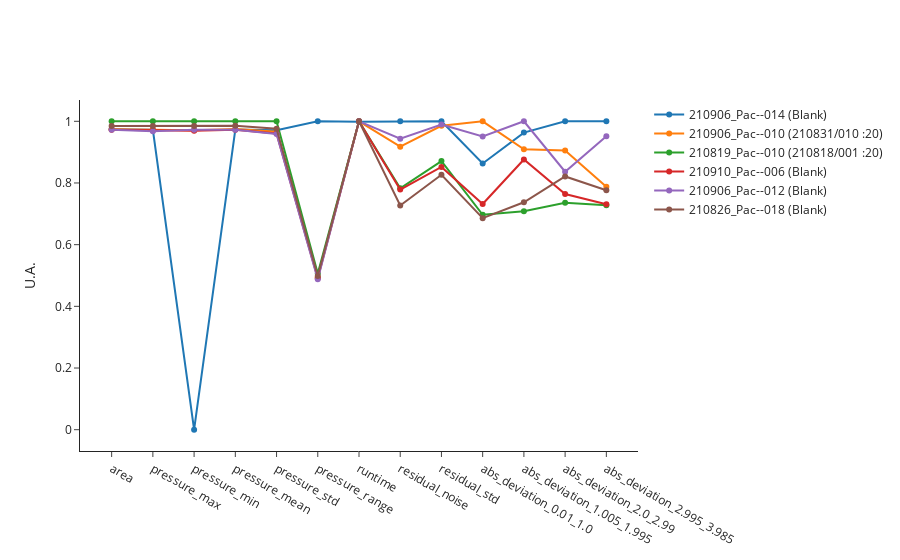
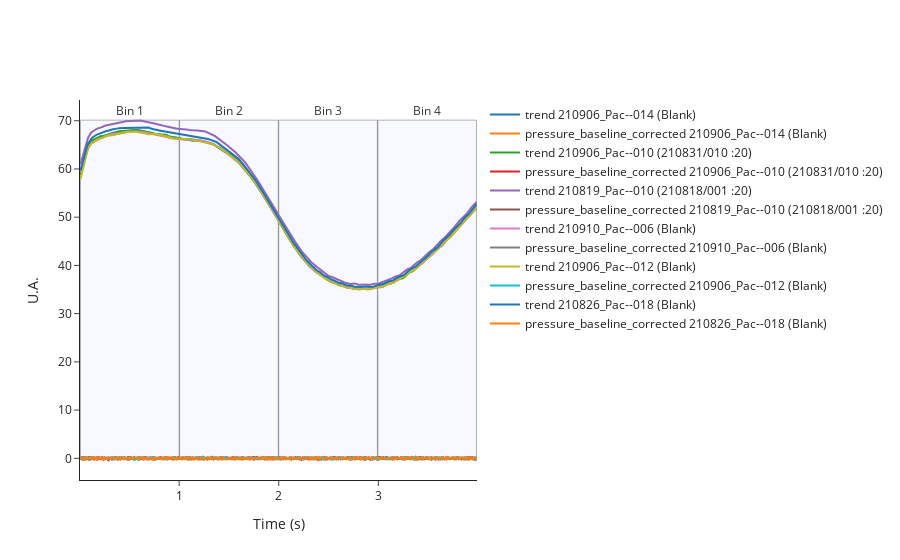
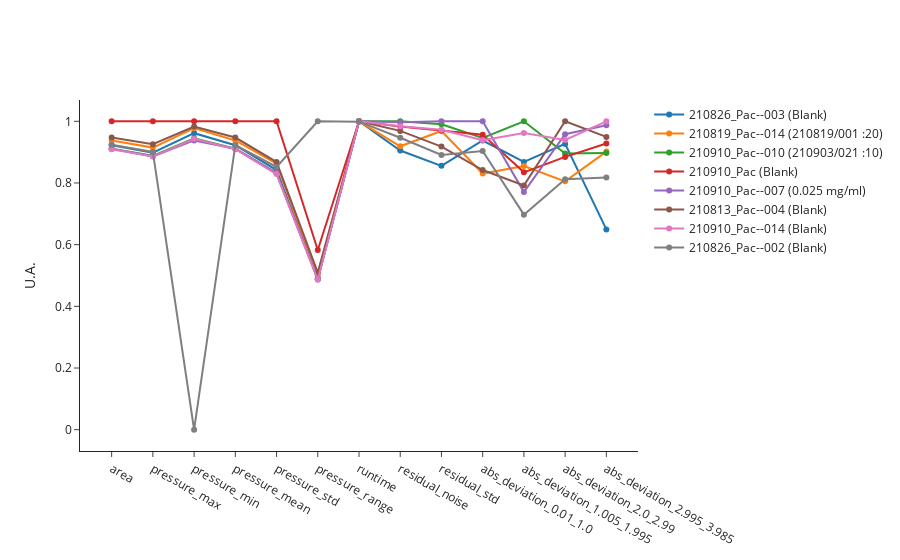
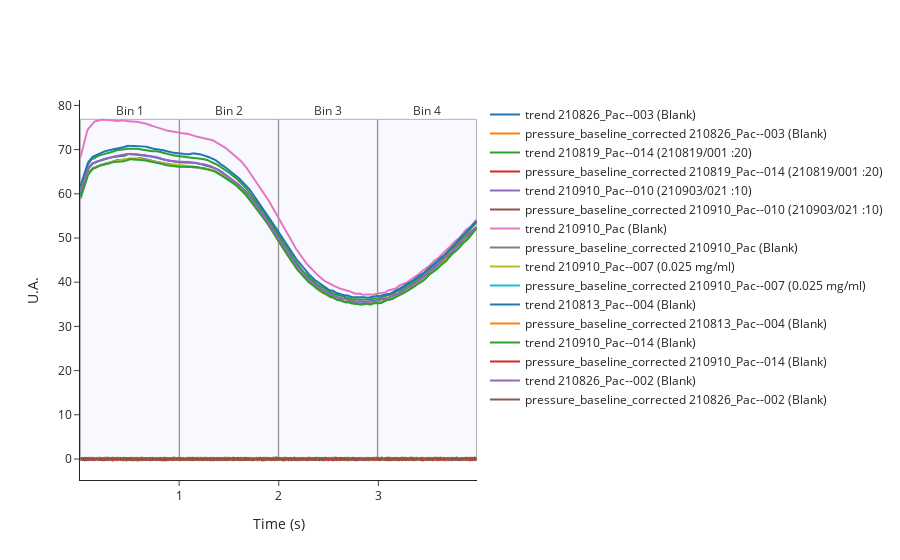

Notebook source saved alongside these figures, in order:
### Code cell
import random
for i in [3, 4, 5]:
    test_indices = random.sample(test_source_indices, random.randint(5, 8))
    print("Test set ", i ,  " indices: ", test_indices)

    test_data = ana.get_features(test_indices)
    test_metadata = ana.get_metadata(test_indices)
    test_data.to_csv(f"dev/test{i}_features.csv", index=False)
    test_metadata.to_csv(f"dev/test{i}_metadata.csv", index=False)

    fig_test_curves=ana.plot_pressure_curves(indices = test_indices)
    fig_test_curves.update_layout(showlegend=False)
    fig_test_curves.write_image(f"dev/figures/fig_test{i}_curves.png", width=1000, height= 350, scale = 3)
    #fig_test_curves.update_layout(showlegend=True)
    #fig_test_curves.show()

    fig_test_features=ana.plot_features(indices = test_indices)
    fig_test_features.update_layout(showlegend=False)
    fig_test_features.write_image(f"dev/figures/fig_test{i}_features.png", width=1100, height= 350, scale = 3)
    fig_test_features.update_layout(showlegend=True)
    fig_test_features.show()
    
    fig_test_features_raw = ana.plot_features_raw(indices = test_indices)
    fig_test_features_raw.update_layout(showlegend=False)
    fig_test_features_raw.write_image(f"dev/figures/fig_test{i}_features_raw.png", width=1100, height= 350, scale = 3)
    fig_test_features_raw.update_layout(showlegend=True)
    fig_test_features_raw.show()

### Figure 1 — Plotly figure (JSON) as saved in the notebook; plotly's stock layout.template omitted (floating-point values rounded to 4 significant figures)
{"data": [{"hovertemplate": "<b>index: </b>247<br><b>name: </b>210906_Pac--014<br><b>path: </b>C:/Users/Sandeep/Desktop/ExtractedSignals\\210906_Pac 2021-09-06 11-09-22\\210906_Pac--014.D<br><b>batch: </b>210906_Pac 2021-09-06 11-09-22<br><b>batch_position: </b>14<br><b>idle_time: </b>39.0<br><b>sample: </b>Blank<br><b>method: </b>SAA_411_Pac.M<br><b>timestamp: </b>2021-09-06 12:10:11<br><b>detector: </b>G1315C<br><b>pump: </b>G7110B<br><b>start_time: </b>2021-09-06 12:10:44<br><b>end_time: </b>2021-09-06 12:14:45<br><b>runtime: </b>239.40000000000362<br><b>x: </b>%{x}<br><b>y: </b>%{y}<extra></extra>", "mode": "markers+lines", "name": "210906_Pac--014 (Blank)", "text": "<b>index: </b>247<br><b>name: </b>210906_Pac--014<br><b>path: </b>C:/Users/Sandeep/Desktop/ExtractedSignals\\210906_Pac 2021-09-06 11-09-22\\210906_Pac--014.D<br><b>batch: </b>210906_Pac 2021-09-06 11-09-22<br><b>batch_position: </b>14<br><b>idle_time: </b>39.0<br><b>sample: </b>Blank<br><b>method: </b>SAA_411_Pac.M<br><b>timestamp: </b>2021-09-06 12:10:11<br><b>detector: </b>G1315C<br><b>pump: </b>G7110B<br><b>start_time: </b>2021-09-06 12:10:44<br><b>end_time: </b>2021-09-06 12:14:45<br><b>runtime: </b>239.40000000000362", "type": "scatter", "x": ["area", "pressure_max", "pressure_min", "pressure_mean", "pressure_std", "pressure_range", "runtime", "residual_noise", "residual_std", "abs_deviation_0.01_1.0", "abs_deviation_1.005_1.995", "abs_deviation_2.0_2.99", "abs_deviation_2.995_3.985"], "y": [0.9744, 0.9725, 0, 0.9732, 0.9712, 1, 0.9987, 1, 1, 0.8633, 0.9633, 1, 1]}, {"hovertemplate": "<b>index: </b>243<br><b>name: </b>210906_Pac--010<br><b>path: </b>C:/Users/Sandeep/Desktop/ExtractedSignals\\210906_Pac 2021-09-06 11-09-22\\210906_Pac--010.D<br><b>batch: </b>210906_Pac 2021-09-06 11-09-22<br><b>batch_position: </b>10<br><b>idle_time: </b>40.0<br><b>sample: </b>210831/010 :20<br><b>method: </b>SAA_411_Pac.M<br><b>timestamp: </b>2021-09-06 11:51:34<br><b>detector: </b>G1315C<br><b>pump: </b>G7110B<br><b>start_time: </b>2021-09-06 11:52:08<br><b>end_time: </b>2021-09-06 11:56:08<br><b>runtime: </b>239.7000000000036<br><b>x: </b>%{x}<br><b>y: </b>%{y}<extra></extra>", "mode": "markers+lines", "name": "210906_Pac--010 (210831/010 :20)", "text": "<b>index: </b>243<br><b>name: </b>210906_Pac--010<br><b>path: </b>C:/Users/Sandeep/Desktop/ExtractedSignals\\210906_Pac 2021-09-06 11-09-22\\210906_Pac--010.D<br><b>batch: </b>210906_Pac 2021-09-06 11-09-22<br><b>batch_position: </b>10<br><b>idle_time: </b>40.0<br><b>sample: </b>210831/010 :20<br><b>method: </b>SAA_411_Pac.M<br><b>timestamp: </b>2021-09-06 11:51:34<br><b>detector: </b>G1315C<br><b>pump: </b>G7110B<br><b>start_time: </b>2021-09-06 11:52:08<br><b>end_time: </b>2021-09-06 11:56:08<br><b>runtime: </b>239.7000000000036", "type": "scatter", "x": ["area", "pressure_max", "pressure_min", "pressure_mean", "pressure_std", "pressure_range", "runtime", "residual_noise", "residual_std", "abs_deviation_0.01_1.0", "abs_deviation_1.005_1.995", "abs_deviation_2.0_2.99", "abs_deviation_2.995_3.985"], "y": [0.9746, 0.9733, 0.9706, 0.9748, 0.9665, 0.494, 1, 0.9179, 0.9854, 1, 0.9093, 0.9052, 0.7875]}, {"hovertemplate": "<b>index: </b>125<br><b>name: </b>210819_Pac--010<br><b>path: </b>C:/Users/Sandeep/Desktop/ExtractedSignals\\210819_Pac 2021-08-19 15-50-49\\210819_Pac--010.D<br><b>batch: </b>210819_Pac 2021-08-19 15-50-49<br><b>batch_position: </b>10<br><b>idle_time: </b>39.0<br><b>sample: </b>210818/001 :20<br><b>method: </b>SAA_411_Pac.M<br><b>timestamp: </b>2021-08-19 16:34:42<br><b>detector: </b>G7110B<br><b>pump: </b>G7110B<br><b>start_time: </b>2021-08-19 16:35:16<br><b>end_time: </b>2021-08-19 16:39:17<br><b>runtime: </b>239.7000000000036<br><b>x: </b>%{x}<br><b>y: </b>%{y}<extra></extra>", "mode": "markers+lines", "name": "210819_Pac--010 (210818/001 :20)", "text": "<b>index: </b>125<br><b>name: </b>210819_Pac--010<br><b>path: </b>C:/Users/Sandeep/Desktop/ExtractedSignals\\210819_Pac 2021-08-19 15-50-49\\210819_Pac--010.D<br><b>batch: </b>210819_Pac 2021-08-19 15-50-49<br><b>batch_position: </b>10<br><b>idle_time: </b>39.0<br><b>sample: </b>210818/001 :20<br><b>method: </b>SAA_411_Pac.M<br><b>timestamp: </b>2021-08-19 16:34:42<br><b>detector: </b>G7110B<br><b>pump: </b>G7110B<br><b>start_time: </b>2021-08-19 16:35:16<br><b>end_time: </b>2021-08-19 16:39:17<br><b>runtime: </b>239.7000000000036", "type": "scatter", "x": ["area", "pressure_max", "pressure_min", "pressure_mean", "pressure_std", "pressure_range", "runtime", "residual_noise", "residual_std", "abs_deviation_0.01_1.0", "abs_deviation_1.005_1.995", "abs_deviation_2.0_2.99", "abs_deviation_2.995_3.985"], "y": [1, 1, 1, 1, 1, 0.5061, 1, 0.7826, 0.8709, 0.6967, 0.7086, 0.7357, 0.7279]}, {"hovertemplate": "<b>index: </b>271<br><b>name: </b>210910_Pac--006<br><b>path: </b>C:/Users/Sandeep/Desktop/ExtractedSignals\\210910_Pac 2021-09-10 14-25-54\\210910_Pac--006.D<br><b>batch: </b>210910_Pac 2021-09-10 14-25-54<br><b>batch_position: </b>6<br><b>idle_time: </b>36.0<br><b>sample: </b>Blank<br><b>method: </b>SAA_411_Pac.M<br><b>timestamp: </b>2021-09-10 14:50:41<br><b>detector: </b>G7110B<br><b>pump: </b>G7110B<br><b>start_time: </b>2021-09-10 14:51:13<br><b>end_time: </b>2021-09-10 14:55:14<br><b>runtime: </b>239.7000000000036<br><b>x: </b>%{x}<br><b>y: </b>%{y}<extra></extra>", "mode": "markers+lines", "name": "210910_Pac--006 (Blank)", "text": "<b>index: </b>271<br><b>name: </b>210910_Pac--006<br><b>path: </b>C:/Users/Sandeep/Desktop/ExtractedSignals\\210910_Pac 2021-09-10 14-25-54\\210910_Pac--006.D<br><b>batch: </b>210910_Pac 2021-09-10 14-25-54<br><b>batch_position: </b>6<br><b>idle_time: </b>36.0<br><b>sample: </b>Blank<br><b>method: </b>SAA_411_Pac.M<br><b>timestamp: </b>2021-09-10 14:50:41<br><b>detector: </b>G7110B<br><b>pump: </b>G7110B<br><b>start_time: </b>2021-09-10 14:51:13<br><b>end_time: </b>2021-09-10 14:55:14<br><b>runtime: </b>239.7000000000036", "type": "scatter", "x": ["area", "pressure_max", "pressure_min", "pressure_mean", "pressure_std", "pressure_range", "runtime", "residual_noise", "residual_std", "abs_deviation_0.01_1.0", "abs_deviation_1.005_1.995", "abs_deviation_2.0_2.99", "abs_deviation_2.995_3.985"], "y": [0.9728, 0.9698, 0.9692, 0.9728, 0.9607, 0.4912, 1, 0.7785, 0.852, 0.7318, 0.8763, 0.7643, 0.7309]}, {"hovertemplate": "<b>index: </b>245<br><b>name: </b>210906_Pac--012<br><b>path: </b>C:/Users/Sandeep/Desktop/ExtractedSignals\\210906_Pac 2021-09-06 11-09-22\\210906_Pac--012.D<br><b>batch: </b>210906_Pac 2021-09-06 11-09-22<br><b>batch_position: </b>12<br><b>idle_time: </b>39.0<br><b>sample: </b>Blank<br><b>method: </b>SAA_411_Pac.M<br><b>timestamp: </b>2021-09-06 12:00:52<br><b>detector: </b>G1315C<br><b>pump: </b>G7110B<br><b>start_time: </b>2021-09-06 12:01:26<br><b>end_time: </b>2021-09-06 12:05:26<br><b>runtime: </b>239.7000000000036<br><b>x: </b>%{x}<br><b>y: </b>%{y}<extra></extra>", "mode": "markers+lines", "name": "210906_Pac--012 (Blank)", "text": "<b>index: </b>245<br><b>name: </b>210906_Pac--012<br><b>path: </b>C:/Users/Sandeep/Desktop/ExtractedSignals\\210906_Pac 2021-09-06 11-09-22\\210906_Pac--012.D<br><b>batch: </b>210906_Pac 2021-09-06 11-09-22<br><b>batch_position: </b>12<br><b>idle_time: </b>39.0<br><b>sample: </b>Blank<br><b>method: </b>SAA_411_Pac.M<br><b>timestamp: </b>2021-09-06 12:00:52<br><b>detector: </b>G1315C<br><b>pump: </b>G7110B<br><b>start_time: </b>2021-09-06 12:01:26<br><b>end_time: </b>2021-09-06 12:05:26<br><b>runtime: </b>239.7000000000036", "type": "scatter", "x": ["area", "pressure_max", "pressure_min", "pressure_mean", "pressure_std", "pressure_range", "runtime", "residual_noise", "residual_std", "abs_deviation_0.01_1.0", "abs_deviation_1.005_1.995", "abs_deviation_2.0_2.99", "abs_deviation_2.995_3.985"], "y": [0.9725, 0.9681, 0.9728, 0.9725, 0.9588, 0.4876, 1, 0.9434, 0.9898, 0.9506, 1, 0.8366, 0.9515]}, {"hovertemplate": "<b>index: </b>166<br><b>name: </b>210826_Pac--018<br><b>path: </b>C:/Users/Sandeep/Desktop/ExtractedSignals\\210826_Pac 2021-08-26 16-15-14\\210826_Pac--018.D<br><b>batch: </b>210826_Pac 2021-08-26 16-15-14<br><b>batch_position: </b>18<br><b>idle_time: </b>40.0<br><b>sample: </b>Blank<br><b>method: </b>SAA_411_Pac.M<br><b>timestamp: </b>2021-08-26 17:34:52<br><b>detector: </b>G1315C<br><b>pump: </b>G7110B<br><b>start_time: </b>2021-08-26 17:35:26<br><b>end_time: </b>2021-08-26 17:39:26<br><b>runtime: </b>239.7000000000036<br><b>x: </b>%{x}<br><b>y: </b>%{y}<extra></extra>", "mode": "markers+lines", "name": "210826_Pac--018 (Blank)", "text": "<b>index: </b>166<br><b>name: </b>210826_Pac--018<br><b>path: </b>C:/Users/Sandeep/Desktop/ExtractedSignals\\210826_Pac 2021-08-26 16-15-14\\210826_Pac--018.D<br><b>batch: </b>210826_Pac 2021-08-26 16-15-14<br><b>batch_position: </b>18<br><b>idle_time: </b>40.0<br><b>sample: </b>Blank<br><b>method: </b>SAA_411_Pac.M<br><b>timestamp: </b>2021-08-26 17:34:52<br><b>detector: </b>G1315C<br><b>pump: </b>G7110B<br><b>start_time: </b>2021-08-26 17:35:26<br><b>end_time: </b>2021-08-26 17:39:26<br><b>runtime: </b>239.7000000000036", "type": "scatter", "x": ["area", "pressure_max", "pressure_min", "pressure_mean", "pressure_std", "pressure_range", "runtime", "residual_noise", "residual_std", "abs_deviation_0.01_1.0", "abs_deviation_1.005_1.995", "abs_deviation_2.0_2.99", "abs_deviation_2.995_3.985"], "y": [0.985, 0.9845, 0.9846, 0.9853, 0.9758, 0.4982, 1, 0.727, 0.8267, 0.6858, 0.7374, 0.8212, 0.7764]}], "layout": {"showlegend": true, "xaxis": {"title": {}}, "yaxis": {"title": {"text": "U.A."}}}}

### Figure 2 — Plotly figure (JSON) as saved in the notebook; plotly's stock layout.template omitted (floating-point values rounded to 4 significant figures; data arrays with more than 128 entries replaced by an {"elided": "..."} marker saying what was removed)
{"data": [{"mode": "lines", "name": "trend 210906_Pac--014 (Blank)", "text": "247. 210906_Pac--014 (Blank)<br>Batch: 210906_Pac 2021-09-06 11-09-22<br>Method: SAA_411_Pac.M", "type": "scatter", "x": {"elided": "796 float values"}, "y": {"elided": "796 float values"}}, {"mode": "lines", "name": "pressure_baseline_corrected 210906_Pac--014 (Blank)", "text": "247. 210906_Pac--014 (Blank)<br>Batch: 210906_Pac 2021-09-06 11-09-22<br>Method: SAA_411_Pac.M", "type": "scatter", "x": {"elided": "796 float values"}, "y": {"elided": "796 float values"}}, {"mode": "lines", "name": "trend 210906_Pac--010 (210831/010 :20)", "text": "243. 210906_Pac--010 (210831/010 :20)<br>Batch: 210906_Pac 2021-09-06 11-09-22<br>Method: SAA_411_Pac.M", "type": "scatter", "x": {"elided": "796 float values"}, "y": {"elided": "796 float values"}}, {"mode": "lines", "name": "pressure_baseline_corrected 210906_Pac--010 (210831/010 :20)", "text": "243. 210906_Pac--010 (210831/010 :20)<br>Batch: 210906_Pac 2021-09-06 11-09-22<br>Method: SAA_411_Pac.M", "type": "scatter", "x": {"elided": "796 float values"}, "y": {"elided": "796 float values"}}, {"mode": "lines", "name": "trend 210819_Pac--010 (210818/001 :20)", "text": "125. 210819_Pac--010 (210818/001 :20)<br>Batch: 210819_Pac 2021-08-19 15-50-49<br>Method: SAA_411_Pac.M", "type": "scatter", "x": {"elided": "796 float values"}, "y": {"elided": "796 float values"}}, {"mode": "lines", "name": "pressure_baseline_corrected 210819_Pac--010 (210818/001 :20)", "text": "125. 210819_Pac--010 (210818/001 :20)<br>Batch: 210819_Pac 2021-08-19 15-50-49<br>Method: SAA_411_Pac.M", "type": "scatter", "x": {"elided": "796 float values"}, "y": {"elided": "796 float values"}}, {"mode": "lines", "name": "trend 210910_Pac--006 (Blank)", "text": "271. 210910_Pac--006 (Blank)<br>Batch: 210910_Pac 2021-09-10 14-25-54<br>Method: SAA_411_Pac.M", "type": "scatter", "x": {"elided": "796 float values"}, "y": {"elided": "796 float values"}}, {"mode": "lines", "name": "pressure_baseline_corrected 210910_Pac--006 (Blank)", "text": "271. 210910_Pac--006 (Blank)<br>Batch: 210910_Pac 2021-09-10 14-25-54<br>Method: SAA_411_Pac.M", "type": "scatter", "x": {"elided": "796 float values"}, "y": {"elided": "796 float values"}}, {"mode": "lines", "name": "trend 210906_Pac--012 (Blank)", "text": "245. 210906_Pac--012 (Blank)<br>Batch: 210906_Pac 2021-09-06 11-09-22<br>Method: SAA_411_Pac.M", "type": "scatter", "x": {"elided": "796 float values"}, "y": {"elided": "796 float values"}}, {"mode": "lines", "name": "pressure_baseline_corrected 210906_Pac--012 (Blank)", "text": "245. 210906_Pac--012 (Blank)<br>Batch: 210906_Pac 2021-09-06 11-09-22<br>Method: SAA_411_Pac.M", "type": "scatter", "x": {"elided": "796 float values"}, "y": {"elided": "796 float values"}}, {"mode": "lines", "name": "trend 210826_Pac--018 (Blank)", "text": "166. 210826_Pac--018 (Blank)<br>Batch: 210826_Pac 2021-08-26 16-15-14<br>Method: SAA_411_Pac.M", "type": "scatter", "x": {"elided": "796 float values"}, "y": {"elided": "796 float values"}}, {"mode": "lines", "name": "pressure_baseline_corrected 210826_Pac--018 (Blank)", "text": "166. 210826_Pac--018 (Blank)<br>Batch: 210826_Pac 2021-08-26 16-15-14<br>Method: SAA_411_Pac.M", "type": "scatter", "x": {"elided": "796 float values"}, "y": {"elided": "796 float values"}}], "layout": {"annotations": [{"align": "center", "font": {"color": "black", "size": 12}, "hovertext": "Entries between time: 0.01 and 1.0", "opacity": 0.8, "showarrow": false, "text": "<br>Bin 1<br>", "x": 0.505, "y": 72.12}, {"align": "center", "font": {"color": "black", "size": 12}, "hovertext": "Entries between time: 1.005 and 1.995", "opacity": 0.8, "showarrow": false, "text": "<br>Bin 2<br>", "x": 1.5, "y": 72.12}, {"align": "center", "font": {"color": "black", "size": 12}, "hovertext": "Entries between time: 2.0 and 2.99", "opacity": 0.8, "showarrow": false, "text": "<br>Bin 3<br>", "x": 2.495, "y": 72.12}, {"align": "center", "font": {"color": "black", "size": 12}, "hovertext": "Entries between time: 2.995 and 3.985", "opacity": 0.8, "showarrow": false, "text": "<br>Bin 4<br>", "x": 3.49, "y": 72.12}], "shapes": [{"fillcolor": "rgba(200,200,255,0.4)", "layer": "below", "line": {"width": 1}, "type": "rect", "x0": 0.01, "x1": 1, "y0": 0, "y1": 70.12}, {"fillcolor": "rgba(200,200,255,0.4)", "layer": "below", "line": {"width": 1}, "type": "rect", "x0": 1.005, "x1": 1.995, "y0": 0, "y1": 70.12}, {"fillcolor": "rgba(200,200,255,0.4)", "layer": "below", "line": {"width": 1}, "type": "rect", "x0": 2, "x1": 2.99, "y0": 0, "y1": 70.12}, {"fillcolor": "rgba(200,200,255,0.4)", "layer": "below", "line": {"width": 1}, "type": "rect", "x0": 2.995, "x1": 3.985, "y0": 0, "y1": 70.12}], "showlegend": true, "xaxis": {"title": {"text": "Time (s)"}}, "yaxis": {"title": {"text": "U.A."}}}}

### Figure 3 — Plotly figure (JSON) as saved in the notebook; plotly's stock layout.template omitted (floating-point values rounded to 4 significant figures)
{"data": [{"hovertemplate": "<b>index: </b>151<br><b>name: </b>210826_Pac--003<br><b>path: </b>C:/Users/Sandeep/Desktop/ExtractedSignals\\210826_Pac 2021-08-26 16-15-14\\210826_Pac--003.D<br><b>batch: </b>210826_Pac 2021-08-26 16-15-14<br><b>batch_position: </b>3<br><b>idle_time: </b>40.0<br><b>sample: </b>Blank<br><b>method: </b>SAA_411_Pac.M<br><b>timestamp: </b>2021-08-26 16:24:53<br><b>detector: </b>G7110B<br><b>pump: </b>G7110B<br><b>start_time: </b>2021-08-26 16:25:27<br><b>end_time: </b>2021-08-26 16:29:27<br><b>runtime: </b>239.7000000000036<br><b>x: </b>%{x}<br><b>y: </b>%{y}<extra></extra>", "mode": "markers+lines", "name": "210826_Pac--003 (Blank)", "text": "<b>index: </b>151<br><b>name: </b>210826_Pac--003<br><b>path: </b>C:/Users/Sandeep/Desktop/ExtractedSignals\\210826_Pac 2021-08-26 16-15-14\\210826_Pac--003.D<br><b>batch: </b>210826_Pac 2021-08-26 16-15-14<br><b>batch_position: </b>3<br><b>idle_time: </b>40.0<br><b>sample: </b>Blank<br><b>method: </b>SAA_411_Pac.M<br><b>timestamp: </b>2021-08-26 16:24:53<br><b>detector: </b>G7110B<br><b>pump: </b>G7110B<br><b>start_time: </b>2021-08-26 16:25:27<br><b>end_time: </b>2021-08-26 16:29:27<br><b>runtime: </b>239.7000000000036", "type": "scatter", "x": ["area", "pressure_max", "pressure_min", "pressure_mean", "pressure_std", "pressure_range", "runtime", "residual_noise", "residual_std", "abs_deviation_0.01_1.0", "abs_deviation_1.005_1.995", "abs_deviation_2.0_2.99", "abs_deviation_2.995_3.985"], "y": [0.9227, 0.8982, 0.9615, 0.9226, 0.842, 0.4902, 1, 0.9052, 0.8556, 0.9378, 0.8683, 0.9267, 0.6494]}, {"hovertemplate": "<b>index: </b>129<br><b>name: </b>210819_Pac--014<br><b>path: </b>C:/Users/Sandeep/Desktop/ExtractedSignals\\210819_Pac 2021-08-19 15-50-49\\210819_Pac--014.D<br><b>batch: </b>210819_Pac 2021-08-19 15-50-49<br><b>batch_position: </b>14<br><b>idle_time: </b>40.0<br><b>sample: </b>210819/001 :20<br><b>method: </b>SAA_411_Pac.M<br><b>timestamp: </b>2021-08-19 16:53:20<br><b>detector: </b>G1315C<br><b>pump: </b>G7110B<br><b>start_time: </b>2021-08-19 16:53:54<br><b>end_time: </b>2021-08-19 16:57:54<br><b>runtime: </b>239.7000000000036<br><b>x: </b>%{x}<br><b>y: </b>%{y}<extra></extra>", "mode": "markers+lines", "name": "210819_Pac--014 (210819/001 :20)", "text": "<b>index: </b>129<br><b>name: </b>210819_Pac--014<br><b>path: </b>C:/Users/Sandeep/Desktop/ExtractedSignals\\210819_Pac 2021-08-19 15-50-49\\210819_Pac--014.D<br><b>batch: </b>210819_Pac 2021-08-19 15-50-49<br><b>batch_position: </b>14<br><b>idle_time: </b>40.0<br><b>sample: </b>210819/001 :20<br><b>method: </b>SAA_411_Pac.M<br><b>timestamp: </b>2021-08-19 16:53:20<br><b>detector: </b>G1315C<br><b>pump: </b>G7110B<br><b>start_time: </b>2021-08-19 16:53:54<br><b>end_time: </b>2021-08-19 16:57:54<br><b>runtime: </b>239.7000000000036", "type": "scatter", "x": ["area", "pressure_max", "pressure_min", "pressure_mean", "pressure_std", "pressure_range", "runtime", "residual_noise", "residual_std", "abs_deviation_0.01_1.0", "abs_deviation_1.005_1.995", "abs_deviation_2.0_2.99", "abs_deviation_2.995_3.985"], "y": [0.9378, 0.9147, 0.9779, 0.9377, 0.8628, 0.4999, 1, 0.919, 0.9685, 0.8305, 0.8552, 0.8053, 0.9019]}, {"hovertemplate": "<b>index: </b>275<br><b>name: </b>210910_Pac--010<br><b>path: </b>C:/Users/Sandeep/Desktop/ExtractedSignals\\210910_Pac 2021-09-10 14-25-54\\210910_Pac--010.D<br><b>batch: </b>210910_Pac 2021-09-10 14-25-54<br><b>batch_position: </b>10<br><b>idle_time: </b>37.0<br><b>sample: </b>210903/021 :10<br><b>method: </b>SAA_411_Pac.M<br><b>timestamp: </b>2021-09-10 15:09:12<br><b>detector: </b>G7110B<br><b>pump: </b>G7110B<br><b>start_time: </b>2021-09-10 15:09:44<br><b>end_time: </b>2021-09-10 15:13:45<br><b>runtime: </b>239.7000000000036<br><b>x: </b>%{x}<br><b>y: </b>%{y}<extra></extra>", "mode": "markers+lines", "name": "210910_Pac--010 (210903/021 :10)", "text": "<b>index: </b>275<br><b>name: </b>210910_Pac--010<br><b>path: </b>C:/Users/Sandeep/Desktop/ExtractedSignals\\210910_Pac 2021-09-10 14-25-54\\210910_Pac--010.D<br><b>batch: </b>210910_Pac 2021-09-10 14-25-54<br><b>batch_position: </b>10<br><b>idle_time: </b>37.0<br><b>sample: </b>210903/021 :10<br><b>method: </b>SAA_411_Pac.M<br><b>timestamp: </b>2021-09-10 15:09:12<br><b>detector: </b>G7110B<br><b>pump: </b>G7110B<br><b>start_time: </b>2021-09-10 15:09:44<br><b>end_time: </b>2021-09-10 15:13:45<br><b>runtime: </b>239.7000000000036", "type": "scatter", "x": ["area", "pressure_max", "pressure_min", "pressure_mean", "pressure_std", "pressure_range", "runtime", "residual_noise", "residual_std", "abs_deviation_0.01_1.0", "abs_deviation_1.005_1.995", "abs_deviation_2.0_2.99", "abs_deviation_2.995_3.985"], "y": [0.9113, 0.888, 0.9451, 0.9112, 0.8314, 0.4875, 1, 1, 0.9904, 0.9458, 1, 0.8954, 0.8969]}, {"hovertemplate": "<b>index: </b>266<br><b>name: </b>210910_Pac<br><b>path: </b>C:/Users/Sandeep/Desktop/ExtractedSignals\\210910_Pac 2021-09-10 14-25-54\\210910_Pac.D<br><b>batch: </b>210910_Pac 2021-09-10 14-25-54<br><b>batch_position: </b>1<br><b>idle_time: </b>142.0<br><b>sample: </b>Blank<br><b>method: </b>SAA_411_Pac.M<br><b>timestamp: </b>2021-09-10 14:25:59<br><b>detector: </b>G1315C<br><b>pump: </b>G7110B<br><b>start_time: </b>2021-09-10 14:28:06<br><b>end_time: </b>2021-09-10 14:32:06<br><b>runtime: </b>239.7000000000036<br><b>x: </b>%{x}<br><b>y: </b>%{y}<extra></extra>", "mode": "markers+lines", "name": "210910_Pac (Blank)", "text": "<b>index: </b>266<br><b>name: </b>210910_Pac<br><b>path: </b>C:/Users/Sandeep/Desktop/ExtractedSignals\\210910_Pac 2021-09-10 14-25-54\\210910_Pac.D<br><b>batch: </b>210910_Pac 2021-09-10 14-25-54<br><b>batch_position: </b>1<br><b>idle_time: </b>142.0<br><b>sample: </b>Blank<br><b>method: </b>SAA_411_Pac.M<br><b>timestamp: </b>2021-09-10 14:25:59<br><b>detector: </b>G1315C<br><b>pump: </b>G7110B<br><b>start_time: </b>2021-09-10 14:28:06<br><b>end_time: </b>2021-09-10 14:32:06<br><b>runtime: </b>239.7000000000036", "type": "scatter", "x": ["area", "pressure_max", "pressure_min", "pressure_mean", "pressure_std", "pressure_range", "runtime", "residual_noise", "residual_std", "abs_deviation_0.01_1.0", "abs_deviation_1.005_1.995", "abs_deviation_2.0_2.99", "abs_deviation_2.995_3.985"], "y": [1, 1, 1, 1, 1, 0.5829, 1, 0.9831, 0.9702, 0.9568, 0.8344, 0.8846, 0.9278]}, {"hovertemplate": "<b>index: </b>272<br><b>name: </b>210910_Pac--007<br><b>path: </b>C:/Users/Sandeep/Desktop/ExtractedSignals\\210910_Pac 2021-09-10 14-25-54\\210910_Pac--007.D<br><b>batch: </b>210910_Pac 2021-09-10 14-25-54<br><b>batch_position: </b>7<br><b>idle_time: </b>37.0<br><b>sample: </b>0.025 mg/ml<br><b>method: </b>SAA_411_Pac.M<br><b>timestamp: </b>2021-09-10 14:55:19<br><b>detector: </b>G7110B<br><b>pump: </b>G7110B<br><b>start_time: </b>2021-09-10 14:55:51<br><b>end_time: </b>2021-09-10 14:59:52<br><b>runtime: </b>239.7000000000036<br><b>x: </b>%{x}<br><b>y: </b>%{y}<extra></extra>", "mode": "markers+lines", "name": "210910_Pac--007 (0.025 mg/ml)", "text": "<b>index: </b>272<br><b>name: </b>210910_Pac--007<br><b>path: </b>C:/Users/Sandeep/Desktop/ExtractedSignals\\210910_Pac 2021-09-10 14-25-54\\210910_Pac--007.D<br><b>batch: </b>210910_Pac 2021-09-10 14-25-54<br><b>batch_position: </b>7<br><b>idle_time: </b>37.0<br><b>sample: </b>0.025 mg/ml<br><b>method: </b>SAA_411_Pac.M<br><b>timestamp: </b>2021-09-10 14:55:19<br><b>detector: </b>G7110B<br><b>pump: </b>G7110B<br><b>start_time: </b>2021-09-10 14:55:51<br><b>end_time: </b>2021-09-10 14:59:52<br><b>runtime: </b>239.7000000000036", "type": "scatter", "x": ["area", "pressure_max", "pressure_min", "pressure_mean", "pressure_std", "pressure_range", "runtime", "residual_noise", "residual_std", "abs_deviation_0.01_1.0", "abs_deviation_1.005_1.995", "abs_deviation_2.0_2.99", "abs_deviation_2.995_3.985"], "y": [0.9111, 0.8863, 0.938, 0.9111, 0.8323, 0.4893, 1, 0.9969, 1, 1, 0.7705, 0.9579, 0.987]}, {"hovertemplate": "<b>index: </b>50<br><b>name: </b>210813_Pac--004<br><b>path: </b>C:/Users/Sandeep/Desktop/ExtractedSignals\\210813_Pac 2021-08-13 10-37-27\\210813_Pac--004.D<br><b>batch: </b>210813_Pac 2021-08-13 10-37-27<br><b>batch_position: </b>4<br><b>idle_time: </b>39.0<br><b>sample: </b>Blank<br><b>method: </b>SAA_411_Pac.M<br><b>timestamp: </b>2021-08-13 10:53:13<br><b>detector: </b>G1315C<br><b>pump: </b>G7110B<br><b>start_time: </b>2021-08-13 10:53:47<br><b>end_time: </b>2021-08-13 10:57:47<br><b>runtime: </b>239.7000000000036<br><b>x: </b>%{x}<br><b>y: </b>%{y}<extra></extra>", "mode": "markers+lines", "name": "210813_Pac--004 (Blank)", "text": "<b>index: </b>50<br><b>name: </b>210813_Pac--004<br><b>path: </b>C:/Users/Sandeep/Desktop/ExtractedSignals\\210813_Pac 2021-08-13 10-37-27\\210813_Pac--004.D<br><b>batch: </b>210813_Pac 2021-08-13 10-37-27<br><b>batch_position: </b>4<br><b>idle_time: </b>39.0<br><b>sample: </b>Blank<br><b>method: </b>SAA_411_Pac.M<br><b>timestamp: </b>2021-08-13 10:53:13<br><b>detector: </b>G1315C<br><b>pump: </b>G7110B<br><b>start_time: </b>2021-08-13 10:53:47<br><b>end_time: </b>2021-08-13 10:57:47<br><b>runtime: </b>239.7000000000036", "type": "scatter", "x": ["area", "pressure_max", "pressure_min", "pressure_mean", "pressure_std", "pressure_range", "runtime", "residual_noise", "residual_std", "abs_deviation_0.01_1.0", "abs_deviation_1.005_1.995", "abs_deviation_2.0_2.99", "abs_deviation_2.995_3.985"], "y": [0.9474, 0.9259, 0.9831, 0.9473, 0.8679, 0.5095, 1, 0.9689, 0.918, 0.8421, 0.7918, 1, 0.9494]}, {"hovertemplate": "<b>index: </b>279<br><b>name: </b>210910_Pac--014<br><b>path: </b>C:/Users/Sandeep/Desktop/ExtractedSignals\\210910_Pac 2021-09-10 14-25-54\\210910_Pac--014.D<br><b>batch: </b>210910_Pac 2021-09-10 14-25-54<br><b>batch_position: </b>14<br><b>idle_time: </b>38.0<br><b>sample: </b>Blank<br><b>method: </b>SAA_411_Pac.M<br><b>timestamp: </b>2021-09-10 15:27:44<br><b>detector: </b>G1315C<br><b>pump: </b>G7110B<br><b>start_time: </b>2021-09-10 15:28:17<br><b>end_time: </b>2021-09-10 15:32:17<br><b>runtime: </b>239.7000000000036<br><b>x: </b>%{x}<br><b>y: </b>%{y}<extra></extra>", "mode": "markers+lines", "name": "210910_Pac--014 (Blank)", "text": "<b>index: </b>279<br><b>name: </b>210910_Pac--014<br><b>path: </b>C:/Users/Sandeep/Desktop/ExtractedSignals\\210910_Pac 2021-09-10 14-25-54\\210910_Pac--014.D<br><b>batch: </b>210910_Pac 2021-09-10 14-25-54<br><b>batch_position: </b>14<br><b>idle_time: </b>38.0<br><b>sample: </b>Blank<br><b>method: </b>SAA_411_Pac.M<br><b>timestamp: </b>2021-09-10 15:27:44<br><b>detector: </b>G1315C<br><b>pump: </b>G7110B<br><b>start_time: </b>2021-09-10 15:28:17<br><b>end_time: </b>2021-09-10 15:32:17<br><b>runtime: </b>239.7000000000036", "type": "scatter", "x": ["area", "pressure_max", "pressure_min", "pressure_mean", "pressure_std", "pressure_range", "runtime", "residual_noise", "residual_std", "abs_deviation_0.01_1.0", "abs_deviation_1.005_1.995", "abs_deviation_2.0_2.99", "abs_deviation_2.995_3.985"], "y": [0.9094, 0.8856, 0.9432, 0.9093, 0.8289, 0.4859, 1, 0.9842, 0.9724, 0.9389, 0.9617, 0.9393, 1]}, {"hovertemplate": "<b>index: </b>150<br><b>name: </b>210826_Pac--002<br><b>path: </b>C:/Users/Sandeep/Desktop/ExtractedSignals\\210826_Pac 2021-08-26 16-15-14\\210826_Pac--002.D<br><b>batch: </b>210826_Pac 2021-08-26 16-15-14<br><b>batch_position: </b>2<br><b>idle_time: </b>40.0<br><b>sample: </b>Blank<br><b>method: </b>SAA_411_Pac.M<br><b>timestamp: </b>2021-08-26 16:20:13<br><b>detector: </b>G7110B<br><b>pump: </b>G7110B<br><b>start_time: </b>2021-08-26 16:20:47<br><b>end_time: </b>2021-08-26 16:24:47<br><b>runtime: </b>239.40000000000362<br><b>x: </b>%{x}<br><b>y: </b>%{y}<extra></extra>", "mode": "markers+lines", "name": "210826_Pac--002 (Blank)", "text": "<b>index: </b>150<br><b>name: </b>210826_Pac--002<br><b>path: </b>C:/Users/Sandeep/Desktop/ExtractedSignals\\210826_Pac 2021-08-26 16-15-14\\210826_Pac--002.D<br><b>batch: </b>210826_Pac 2021-08-26 16-15-14<br><b>batch_position: </b>2<br><b>idle_time: </b>40.0<br><b>sample: </b>Blank<br><b>method: </b>SAA_411_Pac.M<br><b>timestamp: </b>2021-08-26 16:20:13<br><b>detector: </b>G7110B<br><b>pump: </b>G7110B<br><b>start_time: </b>2021-08-26 16:20:47<br><b>end_time: </b>2021-08-26 16:24:47<br><b>runtime: </b>239.40000000000362", "type": "scatter", "x": ["area", "pressure_max", "pressure_min", "pressure_mean", "pressure_std", "pressure_range", "runtime", "residual_noise", "residual_std", "abs_deviation_0.01_1.0", "abs_deviation_1.005_1.995", "abs_deviation_2.0_2.99", "abs_deviation_2.995_3.985"], "y": [0.9238, 0.9006, 0, 0.9226, 0.852, 1, 0.9987, 0.9468, 0.891, 0.9037, 0.6973, 0.8125, 0.8179]}], "layout": {"showlegend": true, "xaxis": {"title": {}}, "yaxis": {"title": {"text": "U.A."}}}}

### Figure 4 — Plotly figure (JSON) as saved in the notebook; plotly's stock layout.template omitted (floating-point values rounded to 4 significant figures; data arrays with more than 128 entries replaced by an {"elided": "..."} marker saying what was removed)
{"data": [{"mode": "lines", "name": "trend 210826_Pac--003 (Blank)", "text": "151. 210826_Pac--003 (Blank)<br>Batch: 210826_Pac 2021-08-26 16-15-14<br>Method: SAA_411_Pac.M", "type": "scatter", "x": {"elided": "796 float values"}, "y": {"elided": "796 float values"}}, {"mode": "lines", "name": "pressure_baseline_corrected 210826_Pac--003 (Blank)", "text": "151. 210826_Pac--003 (Blank)<br>Batch: 210826_Pac 2021-08-26 16-15-14<br>Method: SAA_411_Pac.M", "type": "scatter", "x": {"elided": "796 float values"}, "y": {"elided": "796 float values"}}, {"mode": "lines", "name": "trend 210819_Pac--014 (210819/001 :20)", "text": "129. 210819_Pac--014 (210819/001 :20)<br>Batch: 210819_Pac 2021-08-19 15-50-49<br>Method: SAA_411_Pac.M", "type": "scatter", "x": {"elided": "796 float values"}, "y": {"elided": "796 float values"}}, {"mode": "lines", "name": "pressure_baseline_corrected 210819_Pac--014 (210819/001 :20)", "text": "129. 210819_Pac--014 (210819/001 :20)<br>Batch: 210819_Pac 2021-08-19 15-50-49<br>Method: SAA_411_Pac.M", "type": "scatter", "x": {"elided": "796 float values"}, "y": {"elided": "796 float values"}}, {"mode": "lines", "name": "trend 210910_Pac--010 (210903/021 :10)", "text": "275. 210910_Pac--010 (210903/021 :10)<br>Batch: 210910_Pac 2021-09-10 14-25-54<br>Method: SAA_411_Pac.M", "type": "scatter", "x": {"elided": "796 float values"}, "y": {"elided": "796 float values"}}, {"mode": "lines", "name": "pressure_baseline_corrected 210910_Pac--010 (210903/021 :10)", "text": "275. 210910_Pac--010 (210903/021 :10)<br>Batch: 210910_Pac 2021-09-10 14-25-54<br>Method: SAA_411_Pac.M", "type": "scatter", "x": {"elided": "796 float values"}, "y": {"elided": "796 float values"}}, {"mode": "lines", "name": "trend 210910_Pac (Blank)", "text": "266. 210910_Pac (Blank)<br>Batch: 210910_Pac 2021-09-10 14-25-54<br>Method: SAA_411_Pac.M", "type": "scatter", "x": {"elided": "796 float values"}, "y": {"elided": "796 float values"}}, {"mode": "lines", "name": "pressure_baseline_corrected 210910_Pac (Blank)", "text": "266. 210910_Pac (Blank)<br>Batch: 210910_Pac 2021-09-10 14-25-54<br>Method: SAA_411_Pac.M", "type": "scatter", "x": {"elided": "796 float values"}, "y": {"elided": "796 float values"}}, {"mode": "lines", "name": "trend 210910_Pac--007 (0.025 mg/ml)", "text": "272. 210910_Pac--007 (0.025 mg/ml)<br>Batch: 210910_Pac 2021-09-10 14-25-54<br>Method: SAA_411_Pac.M", "type": "scatter", "x": {"elided": "796 float values"}, "y": {"elided": "796 float values"}}, {"mode": "lines", "name": "pressure_baseline_corrected 210910_Pac--007 (0.025 mg/ml)", "text": "272. 210910_Pac--007 (0.025 mg/ml)<br>Batch: 210910_Pac 2021-09-10 14-25-54<br>Method: SAA_411_Pac.M", "type": "scatter", "x": {"elided": "796 float values"}, "y": {"elided": "796 float values"}}, {"mode": "lines", "name": "trend 210813_Pac--004 (Blank)", "text": "50. 210813_Pac--004 (Blank)<br>Batch: 210813_Pac 2021-08-13 10-37-27<br>Method: SAA_411_Pac.M", "type": "scatter", "x": {"elided": "796 float values"}, "y": {"elided": "796 float values"}}, {"mode": "lines", "name": "pressure_baseline_corrected 210813_Pac--004 (Blank)", "text": "50. 210813_Pac--004 (Blank)<br>Batch: 210813_Pac 2021-08-13 10-37-27<br>Method: SAA_411_Pac.M", "type": "scatter", "x": {"elided": "796 float values"}, "y": {"elided": "796 float values"}}, {"mode": "lines", "name": "trend 210910_Pac--014 (Blank)", "text": "279. 210910_Pac--014 (Blank)<br>Batch: 210910_Pac 2021-09-10 14-25-54<br>Method: SAA_411_Pac.M", "type": "scatter", "x": {"elided": "796 float values"}, "y": {"elided": "796 float values"}}, {"mode": "lines", "name": "pressure_baseline_corrected 210910_Pac--014 (Blank)", "text": "279. 210910_Pac--014 (Blank)<br>Batch: 210910_Pac 2021-09-10 14-25-54<br>Method: SAA_411_Pac.M", "type": "scatter", "x": {"elided": "796 float values"}, "y": {"elided": "796 float values"}}, {"mode": "lines", "name": "trend 210826_Pac--002 (Blank)", "text": "150. 210826_Pac--002 (Blank)<br>Batch: 210826_Pac 2021-08-26 16-15-14<br>Method: SAA_411_Pac.M", "type": "scatter", "x": {"elided": "796 float values"}, "y": {"elided": "796 float values"}}, {"mode": "lines", "name": "pressure_baseline_corrected 210826_Pac--002 (Blank)", "text": "150. 210826_Pac--002 (Blank)<br>Batch: 210826_Pac 2021-08-26 16-15-14<br>Method: SAA_411_Pac.M", "type": "scatter", "x": {"elided": "796 float values"}, "y": {"elided": "796 float values"}}], "layout": {"annotations": [{"align": "center", "font": {"color": "black", "size": 12}, "hovertext": "Entries between time: 0.01 and 1.0", "opacity": 0.8, "showarrow": false, "text": "<br>Bin 1<br>", "x": 0.505, "y": 78.85}, {"align": "center", "font": {"color": "black", "size": 12}, "hovertext": "Entries between time: 1.005 and 1.995", "opacity": 0.8, "showarrow": false, "text": "<br>Bin 2<br>", "x": 1.5, "y": 78.85}, {"align": "center", "font": {"color": "black", "size": 12}, "hovertext": "Entries between time: 2.0 and 2.99", "opacity": 0.8, "showarrow": false, "text": "<br>Bin 3<br>", "x": 2.495, "y": 78.85}, {"align": "center", "font": {"color": "black", "size": 12}, "hovertext": "Entries between time: 2.995 and 3.985", "opacity": 0.8, "showarrow": false, "text": "<br>Bin 4<br>", "x": 3.49, "y": 78.85}], "shapes": [{"fillcolor": "rgba(200,200,255,0.4)", "layer": "below", "line": {"width": 1}, "type": "rect", "x0": 0.01, "x1": 1, "y0": 0, "y1": 76.85}, {"fillcolor": "rgba(200,200,255,0.4)", "layer": "below", "line": {"width": 1}, "type": "rect", "x0": 1.005, "x1": 1.995, "y0": 0, "y1": 76.85}, {"fillcolor": "rgba(200,200,255,0.4)", "layer": "below", "line": {"width": 1}, "type": "rect", "x0": 2, "x1": 2.99, "y0": 0, "y1": 76.85}, {"fillcolor": "rgba(200,200,255,0.4)", "layer": "below", "line": {"width": 1}, "type": "rect", "x0": 2.995, "x1": 3.985, "y0": 0, "y1": 76.85}], "showlegend": true, "xaxis": {"title": {"text": "Time (s)"}}, "yaxis": {"title": {"text": "U.A."}}}}
